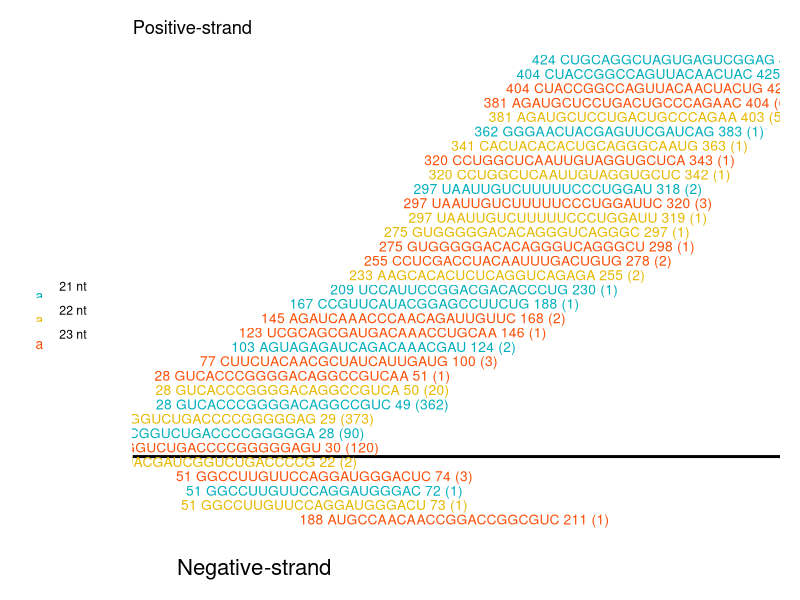
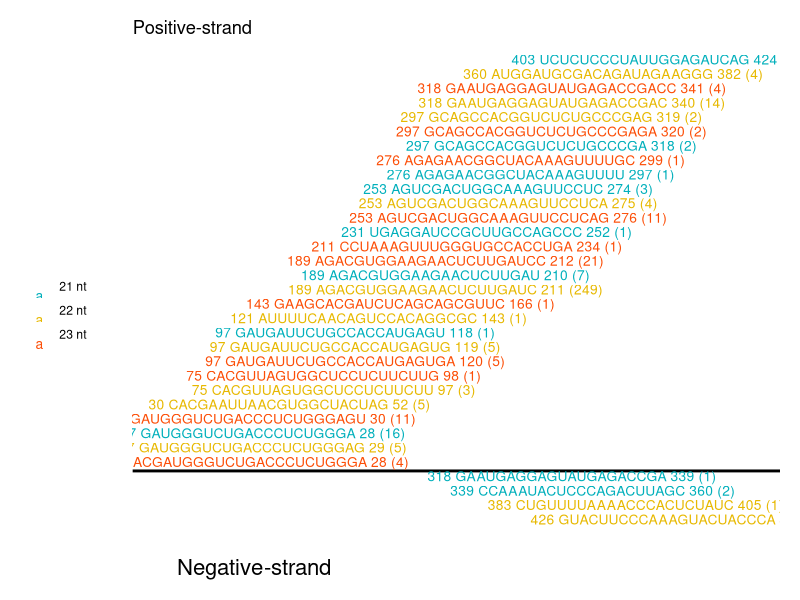
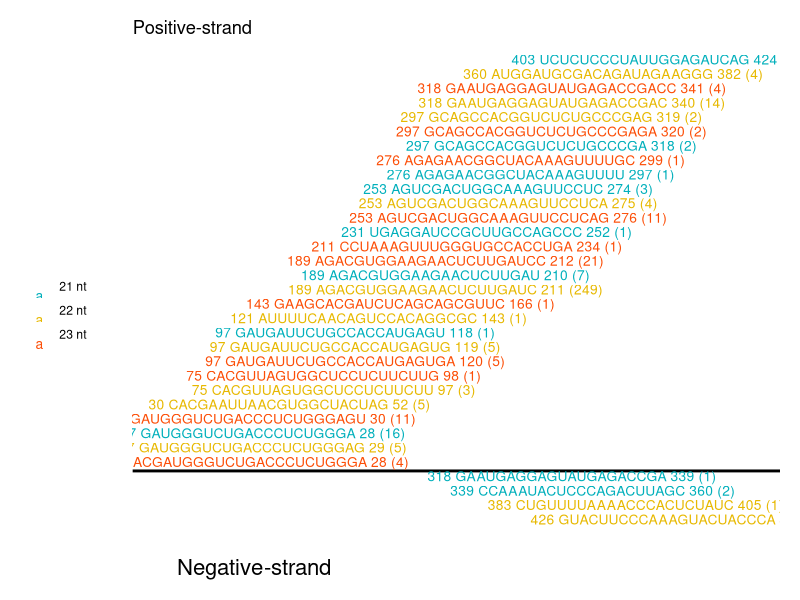
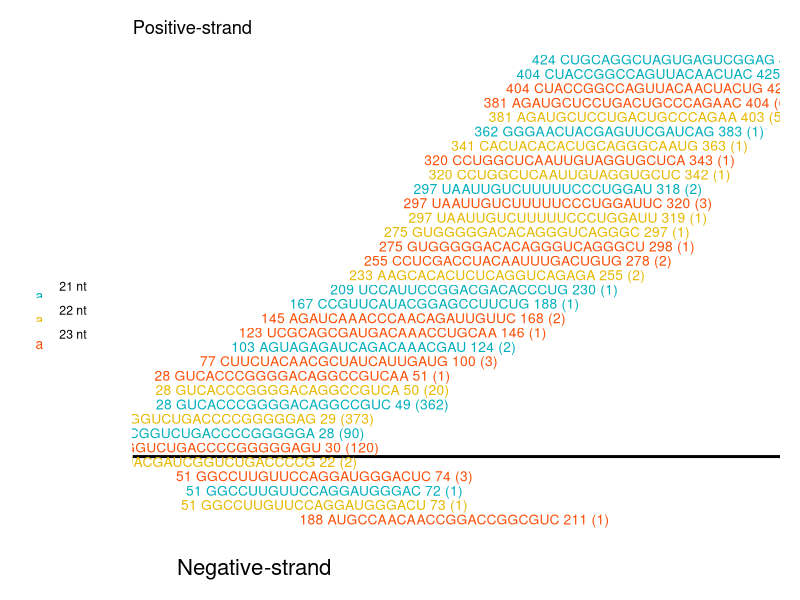
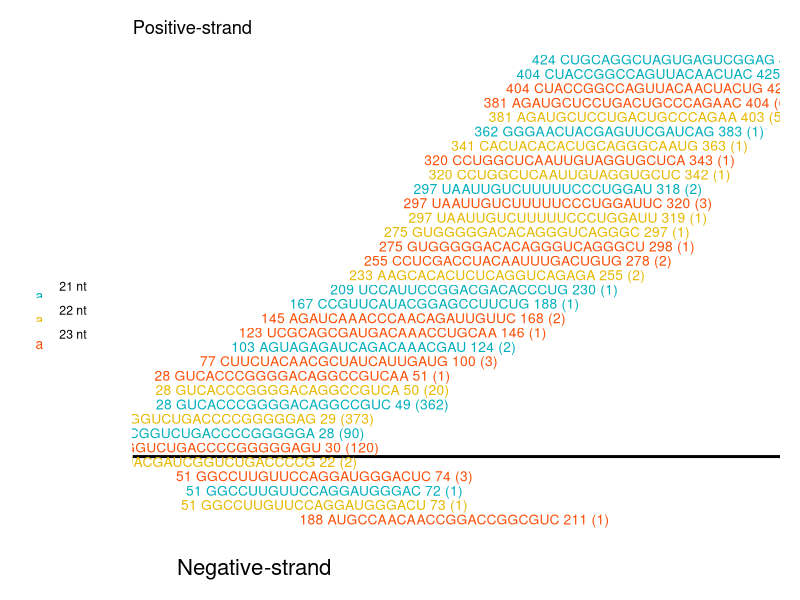

These charts were generated, in order, by the following R code:

library(ggplot2)
setwd("H:\\PROJECT\\OUYANGWEI/new/3/")
read<-read.csv("B.csv",header = F,stringsAsFactors = T)
fill<- c("#00AFBB", "#E7B800", "#FC4E07")
themenew<-theme(axis.line=element_blank(),
             axis.text = element_text(size = 16),
             #axis.text.x=element_text(angle = 90),
             axis.line.x = element_blank(),#element_line(size = 1, linetype = "solid", colour = "black"),
             axis.text.y=element_blank(),
             axis.ticks.y=element_blank(),
             axis.text.x=element_blank(),
             axis.ticks.x=element_blank(),
             axis.title.x=element_text(hjust=0.09,size=16),
             #axis.title.y=element_text(angle = 180,size=16),
             legend.position="left",
             panel.background=element_blank(),
             panel.border=element_blank(),
             #panel.grid.major=element_blank(),
             panel.grid.minor=element_blank(),
             plot.background=element_blank(),
             plot.margin = unit(c(1, 1, 1, 1), "line"),
             legend.background = element_rect(fill = "white")

)
B <- ggplot(data = read, aes(x = V1, y = V6,group=V5,colour=factor(V5))) +       
  #geom_line(aes(group = V2),size=1) +
  themenew+
  theme(legend.key = element_rect(fill = "white", color = NA))+
  #theme(legend.text=element_text(colour=factor(V5),size=12))+
  geom_hline(aes(yintercept=2),size=1)+
  geom_text(aes(label = V3),show.legend = NA,size = 3.5,vjust=-0.4)+
  #scale_y_continuous(expand = c(0, 0))+
  scale_x_continuous(limits=c(-100,500))+
  #scale_color_manual(values = c("#00AFBB", "#E7B800", "#FC4E07"))
  scale_color_manual(values = c("#00AFBB", "#E7B800", "#FC4E07"), 
                    name="",
                    labels=c("21 nt", "22 nt", "23 nt"))+
  labs(title="Positive-strand",x ="Negative-strand",y="")

pdf("B text.pdf", width = 10, height = 7)
print(B)
dev.off()
png(paste("Btext", ".png", sep = ""), width = 1000, height = 500)
print(B)
dev.off()
read<-read.csv("A.csv",header = F,stringsAsFactors = T)
fill<- c("#00AFBB", "#E7B800", "#FC4E07")
themenew<-theme(axis.line=element_blank(),
                axis.text = element_text(size = 16),
                #axis.text.x=element_text(angle = 90),
                axis.line.x = element_blank(),#element_line(size = 1, linetype = "solid", colour = "black"),
                axis.text.y=element_blank(),
                axis.ticks.y=element_blank(),
                axis.text.x=element_blank(),
                axis.ticks.x=element_blank(),
                axis.title.x=element_text(hjust=0.09,size=16),
                #axis.title.y=element_text(angle = 180,size=16),
                legend.position="left",
                panel.background=element_blank(),
                panel.border=element_blank(),
                #panel.grid.major=element_blank(),
                panel.grid.minor=element_blank(),
                plot.background=element_blank(),
                plot.margin = unit(c(1, 1, 1, 1), "line"),
                legend.background = element_rect(fill = "white")
                
)

A <- ggplot(data = read, aes(x = V1, y = V6,group=V5,colour=factor(V5))) +       
  #geom_line(aes(group = V2),size=1) +
  themenew+
  theme(legend.key = element_rect(fill = "white", color = NA))+
  #theme(legend.text=element_text(colour=factor(V5),size=12))+
  geom_hline(aes(yintercept=2),size=1)+
  geom_text(aes(label = V3),show.legend = NA,size = 3.5,vjust=-0.4)+
  #scale_y_continuous(expand = c(0, 0))+
  scale_x_continuous(limits=c(-60,560))+
  #scale_color_manual(values = c("#00AFBB", "#E7B800", "#FC4E07"))
  scale_color_manual(values = c("#00AFBB", "#E7B800", "#FC4E07"), 
                     name="",
                     labels=c("21 nt", "22 nt", "23 nt"))+
  labs(title="Positive-strand",x ="Negative-strand",y="")

A
pdf("A text.pdf", width = 12, height = 8)
print(A)
dev.off()
png(paste("A text", ".png", sep = ""), width = 1000, height = 500)
print(A)
dev.off()

theme<-theme(axis.line=element_blank(),
             axis.text = element_text(size = 16),
             axis.text.x=element_blank(),
             axis.ticks.x=element_blank(),
             axis.line.x = element_line(size = 1, linetype = "solid", colour = "black"),
             axis.text.y=element_blank(),
             axis.ticks.y=element_blank(),
             #axis.title.x=element_blank(),
             axis.title.y=element_blank(),
             legend.position="none",
             panel.background=element_blank(),
             panel.border=element_blank(),
             #panel.grid.major=element_blank(),
             panel.grid.minor=element_blank(),
             plot.background=element_blank(),
             plot.margin = unit(c(1, 1, 1, 1), "line")
)
